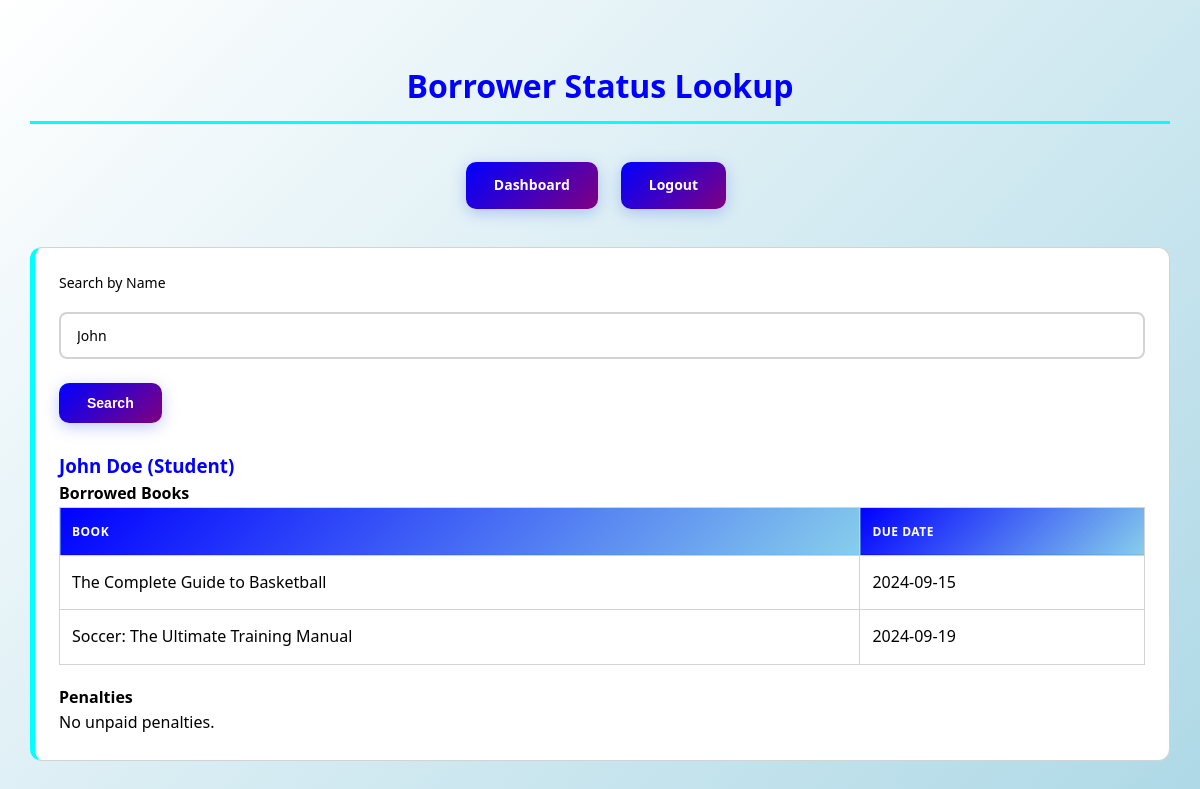
The app's page /view/borrower_status.php?user_name=John (signed in) with its own data.
### tables this page shows
CREATE TABLE Users (
    User_ID INT PRIMARY KEY AUTO_INCREMENT,
    First_Name VARCHAR(100) NOT NULL,
    Last_Name VARCHAR(100) NOT NULL,
    Role ENUM('Student', 'Teacher', 'Librarian', 'Staff') NOT NULL,
    Email VARCHAR(150) UNIQUE NOT NULL,
    Password VARCHAR(255) NOT NULL,
    Contact_Number VARCHAR(20),
    Created_At TIMESTAMP DEFAULT CURRENT_TIMESTAMP
);

CREATE TABLE Borrow (
    Borrow_ID INT PRIMARY KEY AUTO_INCREMENT,
    User_ID INT NOT NULL,
    Book_ID INT NOT NULL,
    Semester_ID INT,
    Borrow_Date DATE NOT NULL,
    Due_Date DATE NOT NULL,
    Return_Date DATE NULL,
    Status ENUM('Borrowed', 'Returned', 'Lost', 'Overdue') DEFAULT 'Borrowed',
    Renewal_Count INT DEFAULT 0,
    Processed_By INT NOT NULL,
    FOREIGN KEY (User_ID) REFERENCES Users(User_ID),
    FOREIGN KEY (Book_ID) REFERENCES Book(Book_ID),
    FOREIGN KEY (Semester_ID) REFERENCES Semester(Semester_ID),
    FOREIGN KEY (Processed_By) REFERENCES Users(User_ID)
);

CREATE TABLE Book (
    Book_ID INT PRIMARY KEY AUTO_INCREMENT,
    Title VARCHAR(255) NOT NULL,
    Author VARCHAR(255) NOT NULL,
    ISBN VARCHAR(20) UNIQUE,
    Category_ID INT,
    Publisher VARCHAR(150),
    Book_Price DECIMAL(10,2) NOT NULL,
    Total_Copies INT NOT NULL DEFAULT 1,
    Copies_Available INT NOT NULL DEFAULT 1,
    Status ENUM('Available', 'Archived') DEFAULT 'Available',
    Added_By INT,
    Added_Date TIMESTAMP DEFAULT CURRENT_TIMESTAMP,
    FOREIGN KEY (Category_ID) REFERENCES Category(Category_ID),
    FOREIGN KEY (Added_By) REFERENCES Users(User_ID)
);

### view/borrower_status.php (the view, shortened to what this page needs)
<?php
$database = new Database();
$conn = $database->getConnection();
$user_name = isset($_GET['user_name']) ? $_GET['user_name'] : '';
$borrower = null;
$borrows = [];
$penalties = [];
if (!empty($user_name)) {
    $parts = explode(' ', trim($user_name), 2);
    $firstName = $parts[0];
    $lastName = isset($parts[1]) ? $parts[1] : '';
    $stmt = $conn->prepare('SELECT * FROM Users WHERE First_Name LIKE ? AND Last_Name LIKE ? LIMIT 1');
    $stmt->execute(['%' . $firstName . '%', '%' . $lastName . '%']);
    $borrower = $stmt->fetch(PDO::FETCH_ASSOC);
    if ($borrower) {
        $stmt2 = $conn->prepare('SELECT b.*, bk.Title FROM Borrow b JOIN Book bk ON b.Book_ID = bk.Book_ID WHERE b.User_ID = ? AND b.Status = "Borrowed"');
        $stmt2->execute([$borrower['User_ID']]);
        $borrows = $stmt2->fetchAll(PDO::FETCH_ASSOC);
        $stmt3 = $conn->prepare('SELECT * FROM Penalty WHERE User_ID = ? AND Status = "Unpaid"');
        $stmt3->execute([$borrower['User_ID']]);
        $penalties = $stmt3->fetchAll(PDO::FETCH_ASSOC);
    }
}
?>
<!DOCTYPE html>
<html>
<head>
    <link rel="stylesheet" href="/LIBRARYSYSTEM/assets/css/style.css?v=1">
</head>
<body>
<div class="landscape-container">
    <h2 class="header">Borrower Status Lookup</h2>
    <div class="horizontal-btns">
        <a class="btn" href="/LIBRARYSYSTEM/view/dashboard.php">Dashboard</a>
        <a class="btn" href="/LIBRARYSYSTEM/view/logout.php">Logout</a>
    </div>
    <div class="dashboard-section">
        <form method="get" style="margin-bottom:20px;">
            <label>Search by Name</label>
            <input type="text" name="user_name" value="<?php echo htmlspecialchars($user_name); ?>" placeholder="First and Last Name" required>
            <button type="submit">Search</button>
        </form>
        <?php if ($borrower): ?>
            <h3><?php echo htmlspecialchars($borrower['First_Name'] . ' ' . $borrower['Last_Name']); ?> (<?php echo $borrower['Role']; ?>)</h3>
            <h4>Borrowed Books</h4>
            <?php if (empty($borrows)): ?>
                <p>No borrowed books.</p>
            <?php else: ?>
                <table class="table">
                    <tr><th>Book</th><th>Due Date</th></tr>
                    <?php foreach ($borrows as $b): ?>
                        <tr>
                            <td><?php echo htmlspecialchars($b['Title']); ?></td>
                            <td><?php echo htmlspecialchars($b['Due_Date']); ?></td>
                        </tr>
                    <?php endforeach; ?>
                </table>
            <?php endif; ?>
            <h4>Penalties</h4>
            <?php if (empty($penalties)): ?>
                <p>No unpaid penalties.</p>
            <?php endif; ?>
        <?php endif; ?>
    </div>
</div>
</body>
</html>

### assets/css/style.css (style rules this page uses)
:root { --primary-color: blue; --secondary-color: skyblue; --accent-color: cyan; --success-color: green; --warning-color: orange; --danger-color: red; --dark-bg: black; --light-bg: white; --text-dark: black; --text-light: gray; --border-color: lightgray; --shadow: 0 4px 6px rgba(0, 0, 0, 0.1); --shadow-lg: 0 10px 25px rgba(0, 0, 0, 0.15); }
* { margin: 0; padding: 0; box-sizing: border-box; }
html { scroll-behavior: smooth; }
body { background: linear-gradient(135deg, white 0%, lightblue 100%); font-family: 'Segoe UI', Tahoma, Geneva, Verdana, sans-serif; color: var(--text-dark); line-height: 1.6; min-height: 100vh; }
.landscape-container { max-width: 1200px; margin: 30px auto; background-color: transparent; padding: 30px; display: flex; flex-direction: column; }
.header { text-align: center; color: var(--primary-color); margin-bottom: 30px; font-size: 32px; font-weight: 700; }
h1, h2, h3, h4, h5, h6 { color: var(--text-dark); font-weight: 600; }
h2 { font-size: 24px; margin-bottom: 20px; border-bottom: 3px solid var(--accent-color); padding-bottom: 10px; }
input[type="text"], input[type="password"], input[type="email"], input[type="number"], input[type="date"], input[type="search"], select, textarea { width: 100%; padding: 12px 16px; margin: 10px 0 16px 0; border: 2px solid var(--border-color); border-radius: 8px; background-color: var(--light-bg); font-size: 14px; transition: all 0.3s ease; font-family: inherit; }
label { display: block; margin-bottom: 8px; font-weight: 500; color: var(--text-dark); font-size: 14px; }
button, .btn, input[type="submit"], input[type="button"], input[type="reset"] { background: linear-gradient(135deg, blue 0%, purple 100%); color: white; border: none; border-radius: 10px; padding: 12px 28px; margin: 8px 8px 8px 0; cursor: pointer; font-size: 14px; font-weight: 600; transition: all 0.3s cubic-bezier(0.25, 0.8, 0.25, 1); display: inline-block; text-decoration: none; text-align: center; box-shadow: 0 4px 15px rgba(102, 126, 234, 0.4); position: relative; overflow: hidden; }
button::before, .btn::before, input[type="submit"]::before, input[type="button"]::before, input[type="reset"]::before { content: ''; position: absolute; top: 0; left: -100%; width: 100%; height: 100%; background: linear-gradient(90deg, transparent, rgba(255, 255, 255, 0.2), transparent); transition: left 0.5s; }
.horizontal-btns { display: flex; flex-direction: row; justify-content: center; gap: 15px; margin-bottom: 30px; flex-wrap: wrap; }
.dashboard-section { background: white; border-radius: 12px; padding: 24px; margin-bottom: 24px; border: 1px solid var(--border-color); border-left: 5px solid var(--accent-color); }
.dashboard-section h3 { color: var(--primary-color); margin: 0; }
.table { width: 100%; border-collapse: collapse; margin-bottom: 20px; background: white; }
.table th, .table td { border: 1px solid var(--border-color); padding: 14px 12px; text-align: left; }
.table th { background: linear-gradient(135deg, var(--primary-color), var(--secondary-color)); color: white; font-weight: 600; text-transform: uppercase; font-size: 12px; letter-spacing: 0.5px; }
.table tr:nth-child(even) { background-color: var(--light-bg); }
.landscape-container > * { animation: slideInUp 0.6s ease-out forwards; }
.landscape-container > *:nth-child(1) { animation-delay: 0s; }
.landscape-container > *:nth-child(2) { animation-delay: 0.1s; }
.landscape-container > *:nth-child(3) { animation-delay: 0.2s; }

### records on screen
users: First_Name+Last_Name "John Doe", Role "Student"
borrow: Book_ID.Title "The Complete Guide to Basketball", Due_Date "2024-09-15"
borrow: Book_ID.Title "Soccer: The Ultimate Training Manual", Due_Date "2024-09-19"
